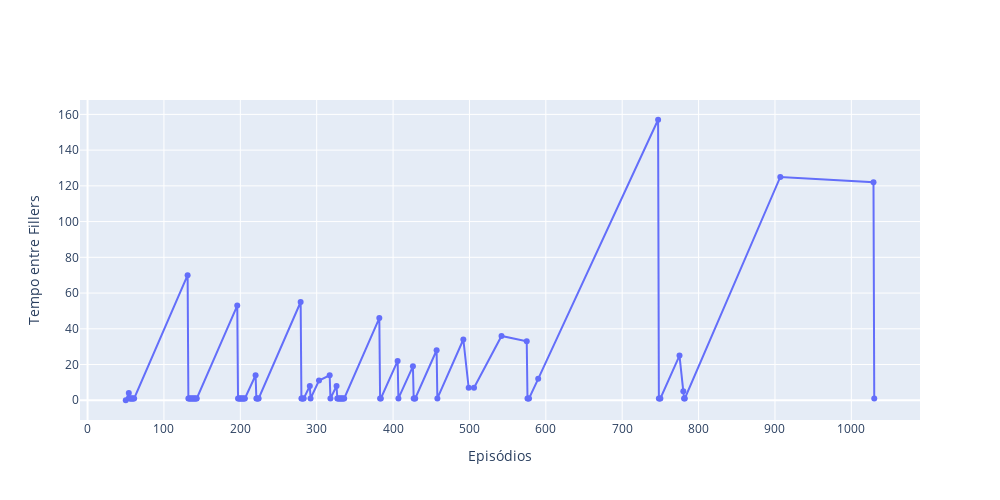

Notebook code cell kept with this figure:
### Markdown cell above
#### O lançamento de episódios Filler está aumentando ou diminuindo atualmente?

### Code cell
# Criando coluna de distância entre os episódios no dataframe apenas com Filler 
df_filler['Distância entre Eps'] = df_filler['Episódio'].diff().fillna(0)

# Plot principal
fig = go.Figure(go.Scatter(x=df_filler['Episódio'], y=df_filler['Distância entre Eps'], mode='lines+markers'))
fig.update_xaxes(title_text="Episódios", dtick=100)
fig.update_yaxes(title_text="Tempo entre Fillers")

# Atualizando layout com rótulos dos eixos e exibição do gráfico
fig.update_layout(height=500, width=1000, showlegend=False)
fig.show('png')

### Figure 1 — Plotly figure (JSON) as saved in the notebook; plotly's stock layout.template omitted (floating-point values rounded to 4 significant figures)
{"data": [{"mode": "lines+markers", "type": "scatter", "x": [50, 54, 55, 56, 57, 58, 59, 60, 61, 131, 132, 133, 134, 135, 136, 137, 138, 139, 140, 141, 142, 143, 196, 197, 198, 199, 200, 201, 202, 203, 204, 205, 206, 220, 221, 222, 223, 224, 279, 280, 281, 282, 283, 291, 292, 303, 317, 318, 326, 327, 328, 329, 330, 331, 332, 333, 334, 335, 336, 382, 383, 384, 406, 407, 426, 427, 428, 429, 457, 458, 492, 499, 506, 542, 575, 576, 577, 578, 590, 747, 748, 749, 750, 775, 780, 781, 782, 907, 1029, 1030], "y": [0, 4, 1, 1, 1, 1, 1, 1, 1, 70, 1, 1, 1, 1, 1, 1, 1, 1, 1, 1, 1, 1, 53, 1, 1, 1, 1, 1, 1, 1, 1, 1, 1, 14, 1, 1, 1, 1, 55, 1, 1, 1, 1, 8, 1, 11, 14, 1, 8, 1, 1, 1, 1, 1, 1, 1, 1, 1, 1, 46, 1, 1, 22, 1, 19, 1, 1, 1, 28, 1, 34, 7, 7, 36, 33, 1, 1, 1, 12, 157, 1, 1, 1, 25, 5, 1, 1, 125, 122, 1]}], "layout": {"height": 500, "showlegend": false, "width": 1000, "xaxis": {"dtick": 100, "title": {"text": "Episódios"}}, "yaxis": {"title": {"text": "Tempo entre Fillers"}}}}
